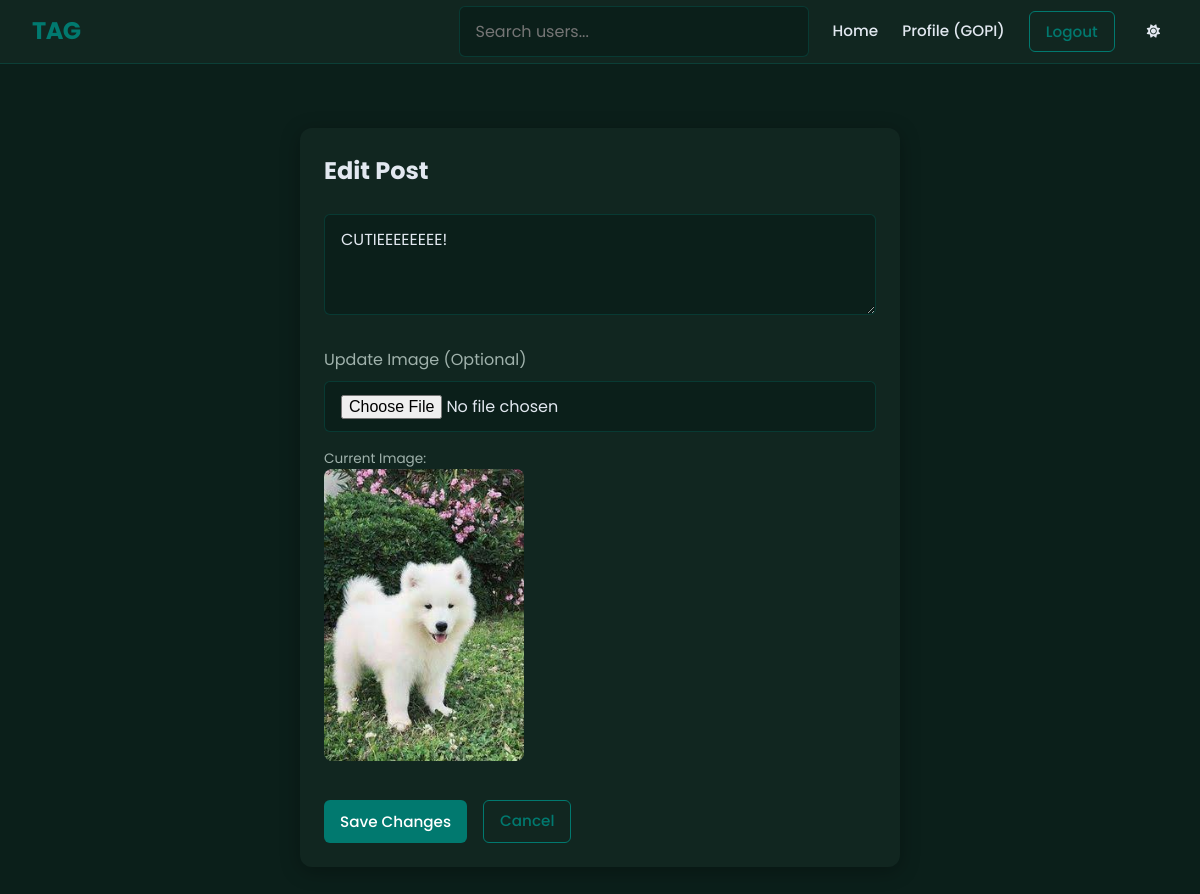
/posts/post/2/edit/ (signed in), run on the app's committed database.
### posts/models.py (models this page shows, shortened)
class Post(models.Model):
    author = models.ForeignKey(User, on_delete=models.CASCADE, related_name='posts')
    content = models.TextField(max_length=500)
    image = models.ImageField(upload_to='post_images', blank=True, null=True)
    created_at = models.DateTimeField(auto_now_add=True)
    updated_at = models.DateTimeField(auto_now=True)
    class Meta:
        ordering = ['-created_at']

### posts/views.py (the view)
# urls.py: path('post/<int:pk>/edit/', views.post_update_view, name='post_edit'),
@login_required
def post_update_view(request, pk):
    post = get_object_or_404(Post, pk=pk)
    if request.user != post.author:
        messages.error(request, "You don't have permission to edit this post.")
        return redirect('home')
    if request.method == 'POST':
        form = PostForm(request.POST, request.FILES, instance=post)
        if form.is_valid():
            form.save()
            messages.success(request, 'Your post has been updated!')
            return redirect('home')
    else:
        form = PostForm(instance=post)
    return render(request, 'posts/post_form.html', {'form': form, 'post': post})

### posts/forms.py (shortened to what this page needs)
class PostForm(forms.ModelForm):
    class Meta:
        model = Post
        fields = ['content', 'image']
        widgets = {
            'content': forms.Textarea(attrs={
                'class': 'form-control',
                'rows': 3,
                'placeholder': 'What\'s on your mind?',
                'maxlength': '500'
            }),
            'image': forms.FileInput(attrs={
                'class': 'form-control',
                'accept': 'image/*',
                'onchange': 'previewImage(event)'
            }),
        }

### templates/posts/post_form.html (shortened to what this page needs)
{% extends 'base.html' %}
{% block content %}
<div class="card" style="max-width: 600px; margin: 2rem auto;">
    <h2 style="margin-bottom: 1.5rem;">Edit Post</h2>
    <form method="POST" enctype="multipart/form-data">
        <div class="form-group">
            {{ form.content }}
        </div>
        <div class="form-group" style="margin-top: 1rem;">
            <label style="color: var(--text-secondary); display: block; margin-bottom: 0.5rem;">Update Image (Optional)</label>
            {{ form.image }}
            {% if post.image %}
            <div style="margin-top: 1rem;">
                <p style="color: var(--text-secondary); font-size: 0.85rem;">Current Image:</p>
                <img src="{{ post.image.url }}" alt="Current image" style="max-width: 200px; border-radius: 8px;">
            </div>
            {% endif %}
        </div>
        <div style="margin-top: 2rem; display: flex; gap: 1rem;">
            <button type="submit" class="btn btn-primary">Save Changes</button>
            <a href="{% url 'home' %}" class="btn btn-outline">Cancel</a>
        </div>
    </form>
</div>
{% endblock %}

### templates/base.html (shortened to what this page needs)
{% load static %}
<!DOCTYPE html>
<html lang="en" data-theme="dark">
<head>
    <link rel="stylesheet" href="https://cdnjs.cloudflare.com/ajax/libs/font-awesome/6.4.0/css/all.min.css">
    <link rel="stylesheet" href="{% static 'css/style.css' %}">
</head>
<body>
    <nav class="navbar">
        <div class="nav-brand">
            <a href="{% url 'home' %}">TAG</a>
        </div>
        <div class="nav-links">
            {% if user.is_authenticated %}
            <form action="{% url 'user_search' %}" method="GET" class="mb-0">
                <input type="text" name="q" placeholder="Search users..." class="form-control search-input">
            </form>
            {% endif %}
            <a href="{% url 'home' %}" class="nav-link">Home</a>
            {% if user.is_authenticated %}
                <a href="{% url 'profile' %}" class="nav-link">Profile ({{ user.username }})</a>
                <form action="{% url 'logout' %}" method="post" class="mb-0">
                    <button type="submit" class="btn btn-outline">Logout</button>
                </form>
            {% else %}
                <a href="{% url 'login' %}" class="nav-link">Login</a>
                <a href="{% url 'register' %}" class="btn btn-primary">Register</a>
            {% endif %}
            <button id="theme-toggle" class="theme-toggle" aria-label="Toggle Theme">
                <i class="fas fa-sun"></i>
            </button>
        </div>
    </nav>
    <main class="main-content">
        {% block content %}
        {% endblock content %}
    </main>
</body>
</html>

### static/css/style.css (style rules this page uses)
:root { --bg-color: #F8FAFC; --card-bg: #FFFFFF; --text-primary: #1E293B; --text-secondary: #475569; --primary-color: #01796F; --primary-hover: #01524B; --border-color: rgba(1, 121, 111, 0.15); --shadow-sm: 0 2px 8px rgba(0, 0, 0, 0.04); --shadow-md: 0 4px 20px rgba(0, 0, 0, 0.05); --transition-speed: 0.3s; }
[data-theme="dark"] { --bg-color: #0B1F1A; --card-bg: #112620; --text-primary: #E2E8F0; --text-secondary: #A0B2AC; --border-color: rgba(1, 121, 111, 0.3); --shadow-sm: 0 2px 8px rgba(0, 0, 0, 0.2); --shadow-md: 0 4px 20px rgba(0, 0, 0, 0.3); }
* { margin: 0; padding: 0; box-sizing: border-box; }
body { font-family: 'Poppins', sans-serif; background-color: var(--bg-color); color: var(--text-primary); transition: background-color var(--transition-speed), color var(--transition-speed); line-height: 1.6; }
.navbar { position: fixed; top: 0; left: 0; right: 0; height: 64px; background-color: var(--card-bg); border-bottom: 1px solid var(--border-color); display: flex; align-items: center; justify-content: space-between; padding: 0 2rem; z-index: 1000; transition: background-color var(--transition-speed), border-color var(--transition-speed); }
.nav-brand a { font-size: 1.5rem; font-weight: 700; color: var(--primary-color); text-decoration: none; letter-spacing: -0.5px; }
.nav-links { display: flex; align-items: center; gap: 1.5rem; }
.nav-link { color: var(--text-primary); text-decoration: none; font-weight: 500; font-size: 0.95rem; transition: color 0.2s; }
.btn { display: inline-block; padding: 0.5rem 1rem; border-radius: 6px; font-weight: 500; text-decoration: none; transition: all 0.2s; cursor: pointer; border: none; font-family: inherit; font-size: 0.95rem; }
.btn-primary { background-color: var(--primary-color); color: #FFFFFF; }
.btn-outline { background-color: transparent; color: var(--primary-color); border: 1px solid var(--primary-color); }
.theme-toggle { background: none; border: none; color: var(--text-primary); cursor: pointer; padding: 0.5rem; display: flex; align-items: center; justify-content: center; border-radius: 50%; transition: background-color 0.2s; }
.main-content { margin-top: 64px; min-height: calc(100vh - 64px); padding: 2rem; }
.mb-0 { margin-bottom: 0; }
.card { background-color: var(--card-bg); border-radius: 12px; box-shadow: var(--shadow-md); padding: 1.5rem; transition: transform 0.3s ease, box-shadow 0.3s ease; }
.form-group { margin-bottom: 1.5rem; }
.form-control { width: 100%; padding: 0.75rem 1rem; border-radius: 6px; border: 1px solid var(--border-color); background-color: var(--bg-color); color: var(--text-primary); font-family: inherit; font-size: 1rem; transition: border-color 0.2s, box-shadow 0.2s; }

### data on the page
Post: content "CUTIEEEEEEEE!", image (picture)

### other printed values
{{ user.username }} "GOPI"
